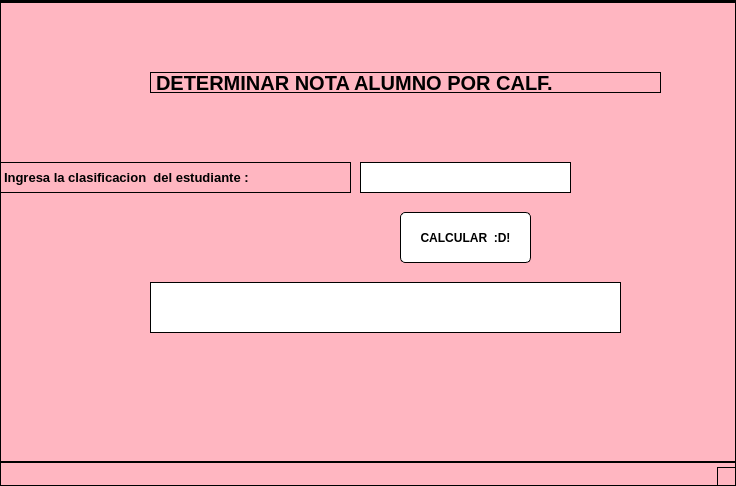
<?xml version="1.0" encoding="UTF-8"?>
<ui version="4.0">
 <class>MainWindow</class>
 <widget class="QMainWindow" name="MainWindow">
  <property name="geometry">
   <rect>
    <x>0</x>
    <y>0</y>
    <width>736</width>
    <height>486</height>
   </rect>
  </property>
  <property name="windowTitle">
   <string>MainWindow</string>
  </property>
  <property name="styleSheet">
   <string notr="true">background-color: rgb(255, 182, 193); /* Pink */
border: 1px solid rgb(0, 0, 0); /* Black border */
</string>
  </property>
  <widget class="QWidget" name="centralwidget">
   <widget class="QLineEdit" name="lbl_resultado">
    <property name="geometry">
     <rect>
      <x>150</x>
      <y>280</y>
      <width>471</width>
      <height>51</height>
     </rect>
    </property>
    <property name="font">
     <font>
      <pointsize>12</pointsize>
      <weight>75</weight>
      <bold>true</bold>
     </font>
    </property>
    <property name="styleSheet">
     <string notr="true">background-color: rgb(255, 255, 255);
border: 1px solid rgb(0, 0, 0);
</string>
    </property>
   </widget>
   <widget class="QPushButton" name="btn_calcular">
    <property name="geometry">
     <rect>
      <x>400</x>
      <y>210</y>
      <width>131</width>
      <height>51</height>
     </rect>
    </property>
    <property name="font">
     <font>
      <weight>75</weight>
      <bold>true</bold>
     </font>
    </property>
    <property name="styleSheet">
     <string notr="true">background-color: rgb(255, 255, 255);
border: 1px solid rgb(0, 0, 0);
border-radius: 5px;
</string>
    </property>
    <property name="text">
     <string>CALCULAR  :D!</string>
    </property>
   </widget>
   <widget class="QLabel" name="label_3">
    <property name="geometry">
     <rect>
      <x>150</x>
      <y>70</y>
      <width>511</width>
      <height>21</height>
     </rect>
    </property>
    <property name="font">
     <font>
      <pointsize>15</pointsize>
      <weight>75</weight>
      <bold>true</bold>
     </font>
    </property>
    <property name="text">
     <string>DETERMINAR NOTA ALUMNO POR CALF.</string>
    </property>
   </widget>
   <widget class="QLineEdit" name="txt_calificacion">
    <property name="geometry">
     <rect>
      <x>360</x>
      <y>160</y>
      <width>211</width>
      <height>31</height>
     </rect>
    </property>
    <property name="font">
     <font>
      <pointsize>12</pointsize>
      <weight>75</weight>
      <bold>true</bold>
     </font>
    </property>
    <property name="styleSheet">
     <string notr="true">background-color: rgb(255, 255, 255);
border: 1px solid rgb(0, 0, 0);
</string>
    </property>
   </widget>
   <widget class="QLabel" name="label">
    <property name="geometry">
     <rect>
      <x>0</x>
      <y>160</y>
      <width>351</width>
      <height>31</height>
     </rect>
    </property>
    <property name="font">
     <font>
      <pointsize>10</pointsize>
      <weight>75</weight>
      <bold>true</bold>
     </font>
    </property>
    <property name="tabletTracking">
     <bool>true</bool>
    </property>
    <property name="autoFillBackground">
     <bool>false</bool>
    </property>
    <property name="text">
     <string>Ingresa la clasificacion  del estudiante :</string>
    </property>
   </widget>
  </widget>
  <widget class="QMenuBar" name="menubar">
   <property name="geometry">
    <rect>
     <x>0</x>
     <y>0</y>
     <width>736</width>
     <height>28</height>
    </rect>
   </property>
  </widget>
  <widget class="QStatusBar" name="statusbar"/>
 </widget>
 <resources/>
 <connections/>
</ui>
